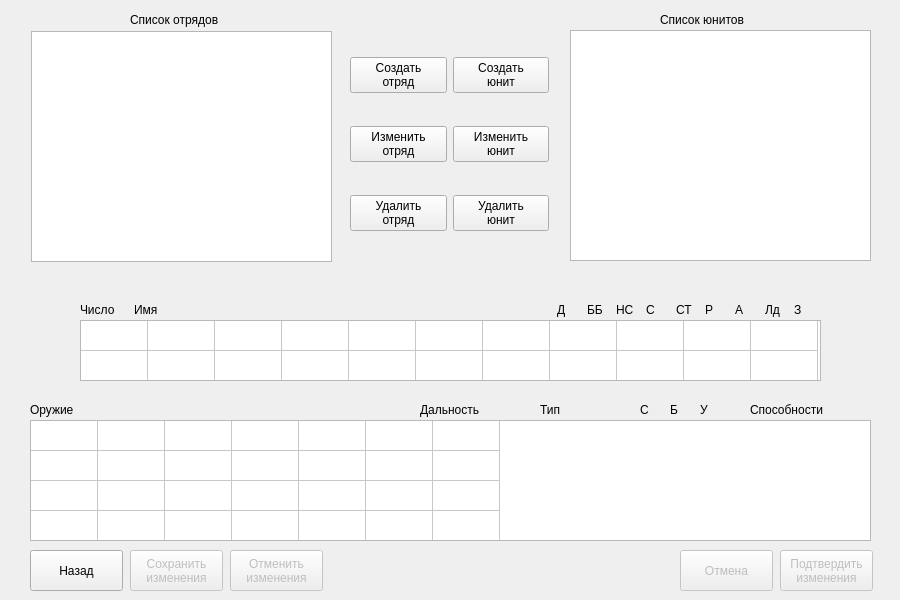
<?xml version="1.0" encoding="UTF-8"?>
<ui version="4.0">
 <class>ChoiceSquad</class>
 <widget class="QWidget" name="ChoiceSquad">
  <property name="geometry">
   <rect>
    <x>0</x>
    <y>0</y>
    <width>900</width>
    <height>600</height>
   </rect>
  </property>
  <property name="windowTitle">
   <string>Настройка отрядов</string>
  </property>
  <widget class="QLabel" name="label_5">
   <property name="geometry">
    <rect>
     <x>130</x>
     <y>10</y>
     <width>121</width>
     <height>20</height>
    </rect>
   </property>
   <property name="text">
    <string>&lt;html&gt;&lt;head/&gt;&lt;body&gt;&lt;p&gt;&lt;span style=&quot; font-size:9pt;&quot;&gt;Список отрядов&lt;/span&gt;&lt;/p&gt;&lt;/body&gt;&lt;/html&gt;</string>
   </property>
  </widget>
  <widget class="QTableWidget" name="tableWeapon">
   <property name="enabled">
    <bool>true</bool>
   </property>
   <property name="geometry">
    <rect>
     <x>30</x>
     <y>420</y>
     <width>841</width>
     <height>121</height>
    </rect>
   </property>
   <property name="verticalScrollBarPolicy">
    <enum>Qt::ScrollBarAlwaysOff</enum>
   </property>
   <property name="showGrid">
    <bool>true</bool>
   </property>
   <property name="gridStyle">
    <enum>Qt::SolidLine</enum>
   </property>
   <property name="wordWrap">
    <bool>true</bool>
   </property>
   <property name="rowCount">
    <number>4</number>
   </property>
   <property name="columnCount">
    <number>7</number>
   </property>
   <attribute name="horizontalHeaderVisible">
    <bool>false</bool>
   </attribute>
   <attribute name="horizontalHeaderCascadingSectionResizes">
    <bool>false</bool>
   </attribute>
   <attribute name="horizontalHeaderMinimumSectionSize">
    <number>30</number>
   </attribute>
   <attribute name="horizontalHeaderDefaultSectionSize">
    <number>67</number>
   </attribute>
   <attribute name="horizontalHeaderHighlightSections">
    <bool>false</bool>
   </attribute>
   <attribute name="verticalHeaderVisible">
    <bool>false</bool>
   </attribute>
   <attribute name="verticalHeaderCascadingSectionResizes">
    <bool>false</bool>
   </attribute>
   <attribute name="verticalHeaderMinimumSectionSize">
    <number>15</number>
   </attribute>
   <attribute name="verticalHeaderDefaultSectionSize">
    <number>30</number>
   </attribute>
   <row/>
   <row/>
   <row/>
   <row/>
   <column/>
   <column/>
   <column/>
   <column/>
   <column/>
   <column/>
   <column/>
  </widget>
  <widget class="QTableWidget" name="tableUnit">
   <property name="enabled">
    <bool>true</bool>
   </property>
   <property name="geometry">
    <rect>
     <x>80</x>
     <y>320</y>
     <width>741</width>
     <height>61</height>
    </rect>
   </property>
   <property name="verticalScrollBarPolicy">
    <enum>Qt::ScrollBarAlwaysOff</enum>
   </property>
   <property name="showGrid">
    <bool>true</bool>
   </property>
   <property name="gridStyle">
    <enum>Qt::SolidLine</enum>
   </property>
   <property name="wordWrap">
    <bool>true</bool>
   </property>
   <property name="rowCount">
    <number>2</number>
   </property>
   <property name="columnCount">
    <number>11</number>
   </property>
   <attribute name="horizontalHeaderVisible">
    <bool>false</bool>
   </attribute>
   <attribute name="horizontalHeaderCascadingSectionResizes">
    <bool>false</bool>
   </attribute>
   <attribute name="horizontalHeaderMinimumSectionSize">
    <number>30</number>
   </attribute>
   <attribute name="horizontalHeaderDefaultSectionSize">
    <number>67</number>
   </attribute>
   <attribute name="horizontalHeaderHighlightSections">
    <bool>false</bool>
   </attribute>
   <attribute name="verticalHeaderVisible">
    <bool>false</bool>
   </attribute>
   <attribute name="verticalHeaderCascadingSectionResizes">
    <bool>false</bool>
   </attribute>
   <attribute name="verticalHeaderMinimumSectionSize">
    <number>15</number>
   </attribute>
   <attribute name="verticalHeaderDefaultSectionSize">
    <number>30</number>
   </attribute>
   <row/>
   <row/>
   <column/>
   <column/>
   <column/>
   <column/>
   <column/>
   <column/>
   <column/>
   <column/>
   <column/>
   <column/>
   <column/>
  </widget>
  <widget class="QLabel" name="label_32">
   <property name="geometry">
    <rect>
     <x>640</x>
     <y>400</y>
     <width>16</width>
     <height>20</height>
    </rect>
   </property>
   <property name="text">
    <string>&lt;html&gt;&lt;head/&gt;&lt;body&gt;&lt;p&gt;&lt;span style=&quot; font-size:9pt;&quot;&gt;С&lt;/span&gt;&lt;/p&gt;&lt;/body&gt;&lt;/html&gt;</string>
   </property>
  </widget>
  <widget class="QLabel" name="label_2">
   <property name="geometry">
    <rect>
     <x>420</x>
     <y>400</y>
     <width>73</width>
     <height>20</height>
    </rect>
   </property>
   <property name="text">
    <string>&lt;html&gt;&lt;head/&gt;&lt;body&gt;&lt;p&gt;&lt;span style=&quot; font-size:9pt;&quot;&gt;Дальность&lt;/span&gt;&lt;/p&gt;&lt;/body&gt;&lt;/html&gt;</string>
   </property>
  </widget>
  <widget class="QLabel" name="label_3">
   <property name="geometry">
    <rect>
     <x>540</x>
     <y>400</y>
     <width>31</width>
     <height>20</height>
    </rect>
   </property>
   <property name="text">
    <string>&lt;html&gt;&lt;head/&gt;&lt;body&gt;&lt;p&gt;&lt;span style=&quot; font-size:9pt;&quot;&gt;      Тип&lt;/span&gt;&lt;/p&gt;&lt;/body&gt;&lt;/html&gt;</string>
   </property>
  </widget>
  <widget class="QLabel" name="label_21">
   <property name="geometry">
    <rect>
     <x>670</x>
     <y>400</y>
     <width>16</width>
     <height>20</height>
    </rect>
   </property>
   <property name="text">
    <string>&lt;html&gt;&lt;head/&gt;&lt;body&gt;&lt;p&gt;&lt;span style=&quot; font-size:9pt;&quot;&gt;Б&lt;/span&gt;&lt;/p&gt;&lt;/body&gt;&lt;/html&gt;</string>
   </property>
  </widget>
  <widget class="QLabel" name="label_4">
   <property name="geometry">
    <rect>
     <x>750</x>
     <y>400</y>
     <width>91</width>
     <height>20</height>
    </rect>
   </property>
   <property name="text">
    <string>&lt;html&gt;&lt;head/&gt;&lt;body&gt;&lt;p&gt;&lt;span style=&quot; font-size:9pt;&quot;&gt;Способности&lt;/span&gt;&lt;/p&gt;&lt;/body&gt;&lt;/html&gt;</string>
   </property>
  </widget>
  <widget class="QLabel" name="label_6">
   <property name="geometry">
    <rect>
     <x>660</x>
     <y>10</y>
     <width>121</width>
     <height>21</height>
    </rect>
   </property>
   <property name="text">
    <string>&lt;html&gt;&lt;head/&gt;&lt;body&gt;&lt;p&gt;&lt;span style=&quot; font-size:9pt;&quot;&gt;Список юнитов&lt;/span&gt;&lt;/p&gt;&lt;/body&gt;&lt;/html&gt;</string>
   </property>
  </widget>
  <widget class="QListWidget" name="listUnits">
   <property name="geometry">
    <rect>
     <x>570</x>
     <y>30</y>
     <width>301</width>
     <height>231</height>
    </rect>
   </property>
  </widget>
  <widget class="QLabel" name="label_22">
   <property name="geometry">
    <rect>
     <x>700</x>
     <y>400</y>
     <width>16</width>
     <height>20</height>
    </rect>
   </property>
   <property name="text">
    <string>&lt;html&gt;&lt;head/&gt;&lt;body&gt;&lt;p&gt;&lt;span style=&quot; font-size:9pt;&quot;&gt;У&lt;/span&gt;&lt;/p&gt;&lt;/body&gt;&lt;/html&gt;</string>
   </property>
  </widget>
  <widget class="QWidget" name="horizontalLayoutWidget_3">
   <property name="geometry">
    <rect>
     <x>557</x>
     <y>300</y>
     <width>261</width>
     <height>21</height>
    </rect>
   </property>
   <layout class="QHBoxLayout" name="horizontalLayout_5">
    <item>
     <widget class="QLabel" name="label_23">
      <property name="text">
       <string>&lt;html&gt;&lt;head/&gt;&lt;body&gt;&lt;p&gt;&lt;span style=&quot; font-size:9pt;&quot;&gt;   Д&lt;/span&gt;&lt;/p&gt;&lt;/body&gt;&lt;/html&gt;</string>
      </property>
     </widget>
    </item>
    <item>
     <widget class="QLabel" name="label_24">
      <property name="text">
       <string>&lt;html&gt;&lt;head/&gt;&lt;body&gt;&lt;p&gt;&lt;span style=&quot; font-size:9pt;&quot;&gt; ББ&lt;/span&gt;&lt;/p&gt;&lt;/body&gt;&lt;/html&gt;</string>
      </property>
     </widget>
    </item>
    <item>
     <widget class="QLabel" name="label_25">
      <property name="text">
       <string>&lt;html&gt;&lt;head/&gt;&lt;body&gt;&lt;p&gt;&lt;span style=&quot; font-size:9pt;&quot;&gt; НС&lt;/span&gt;&lt;/p&gt;&lt;/body&gt;&lt;/html&gt;</string>
      </property>
     </widget>
    </item>
    <item>
     <widget class="QLabel" name="label_26">
      <property name="text">
       <string>&lt;html&gt;&lt;head/&gt;&lt;body&gt;&lt;p&gt;&lt;span style=&quot; font-size:9pt;&quot;&gt;  С&lt;/span&gt;&lt;/p&gt;&lt;/body&gt;&lt;/html&gt;</string>
      </property>
     </widget>
    </item>
    <item>
     <widget class="QLabel" name="label_27">
      <property name="text">
       <string>&lt;html&gt;&lt;head/&gt;&lt;body&gt;&lt;p&gt;&lt;span style=&quot; font-size:9pt;&quot;&gt; СТ&lt;/span&gt;&lt;/p&gt;&lt;/body&gt;&lt;/html&gt;</string>
      </property>
     </widget>
    </item>
    <item>
     <widget class="QLabel" name="label_28">
      <property name="text">
       <string>&lt;html&gt;&lt;head/&gt;&lt;body&gt;&lt;p&gt;&lt;span style=&quot; font-size:9pt;&quot;&gt;  Р&lt;/span&gt;&lt;/p&gt;&lt;/body&gt;&lt;/html&gt;</string>
      </property>
     </widget>
    </item>
    <item>
     <widget class="QLabel" name="label_29">
      <property name="text">
       <string>&lt;html&gt;&lt;head/&gt;&lt;body&gt;&lt;p&gt;&lt;span style=&quot; font-size:9pt;&quot;&gt;  А&lt;/span&gt;&lt;/p&gt;&lt;/body&gt;&lt;/html&gt;</string>
      </property>
     </widget>
    </item>
    <item>
     <widget class="QLabel" name="label_30">
      <property name="text">
       <string>&lt;html&gt;&lt;head/&gt;&lt;body&gt;&lt;p&gt;&lt;span style=&quot; font-size:9pt;&quot;&gt; Лд&lt;/span&gt;&lt;/p&gt;&lt;/body&gt;&lt;/html&gt;</string>
      </property>
     </widget>
    </item>
    <item>
     <widget class="QLabel" name="label_31">
      <property name="text">
       <string>&lt;html&gt;&lt;head/&gt;&lt;body&gt;&lt;p&gt;&lt;span style=&quot; font-size:9pt;&quot;&gt; З&lt;/span&gt;&lt;/p&gt;&lt;/body&gt;&lt;/html&gt;</string>
      </property>
     </widget>
    </item>
   </layout>
  </widget>
  <widget class="QLabel" name="label">
   <property name="geometry">
    <rect>
     <x>30</x>
     <y>400</y>
     <width>71</width>
     <height>20</height>
    </rect>
   </property>
   <property name="text">
    <string>&lt;html&gt;&lt;head/&gt;&lt;body&gt;&lt;p&gt;&lt;span style=&quot; font-size:9pt;&quot;&gt;Оружие&lt;/span&gt;&lt;/p&gt;&lt;/body&gt;&lt;/html&gt;</string>
   </property>
  </widget>
  <widget class="QWidget" name="horizontalLayoutWidget_2">
   <property name="geometry">
    <rect>
     <x>80</x>
     <y>300</y>
     <width>101</width>
     <height>21</height>
    </rect>
   </property>
   <layout class="QHBoxLayout" name="horizontalLayout_4">
    <item>
     <widget class="QLabel" name="label_9">
      <property name="text">
       <string>&lt;html&gt;&lt;head/&gt;&lt;body&gt;&lt;p&gt;&lt;span style=&quot; font-size:9pt;&quot;&gt; Число&lt;/span&gt;&lt;/p&gt;&lt;/body&gt;&lt;/html&gt;</string>
      </property>
     </widget>
    </item>
    <item>
     <widget class="QLabel" name="label_20">
      <property name="text">
       <string>&lt;html&gt;&lt;head/&gt;&lt;body&gt;&lt;p&gt;&lt;span style=&quot; font-size:9pt;&quot;&gt;Имя&lt;/span&gt;&lt;/p&gt;&lt;/body&gt;&lt;/html&gt;</string>
      </property>
     </widget>
    </item>
   </layout>
  </widget>
  <widget class="QListWidget" name="listSquads">
   <property name="geometry">
    <rect>
     <x>31</x>
     <y>31</y>
     <width>301</width>
     <height>231</height>
    </rect>
   </property>
  </widget>
  <widget class="QWidget" name="horizontalLayoutWidget">
   <property name="geometry">
    <rect>
     <x>350</x>
     <y>30</y>
     <width>199</width>
     <height>231</height>
    </rect>
   </property>
   <layout class="QHBoxLayout" name="horizontalLayout">
    <item>
     <layout class="QVBoxLayout" name="verticalLayout_3">
      <item>
       <widget class="QPushButton" name="newSquadButton">
        <property name="text">
         <string>Создать
отряд</string>
        </property>
       </widget>
      </item>
      <item>
       <widget class="QPushButton" name="changeSquadButton">
        <property name="text">
         <string>Изменить
отряд</string>
        </property>
       </widget>
      </item>
      <item>
       <widget class="QPushButton" name="deleteSquadButton">
        <property name="text">
         <string>Удалить
отряд</string>
        </property>
       </widget>
      </item>
     </layout>
    </item>
    <item>
     <layout class="QVBoxLayout" name="verticalLayout_4">
      <item>
       <widget class="QPushButton" name="newUnitButton">
        <property name="text">
         <string>Создать
юнит</string>
        </property>
       </widget>
      </item>
      <item>
       <widget class="QPushButton" name="changeUnitButton">
        <property name="text">
         <string>Изменить
юнит</string>
        </property>
       </widget>
      </item>
      <item>
       <widget class="QPushButton" name="deleteUnitButton">
        <property name="text">
         <string>Удалить
юнит</string>
        </property>
       </widget>
      </item>
     </layout>
    </item>
   </layout>
  </widget>
  <widget class="QLabel" name="text_bar">
   <property name="geometry">
    <rect>
     <x>360</x>
     <y>270</y>
     <width>191</width>
     <height>51</height>
    </rect>
   </property>
   <property name="text">
    <string>&lt;html&gt;&lt;head/&gt;&lt;body&gt;&lt;p align=&quot;center&quot;&gt;&lt;br/&gt;&lt;/p&gt;&lt;/body&gt;&lt;/html&gt;</string>
   </property>
   <property name="alignment">
    <set>Qt::AlignLeading|Qt::AlignLeft|Qt::AlignVCenter</set>
   </property>
  </widget>
  <widget class="QPushButton" name="add_unit_button">
   <property name="enabled">
    <bool>false</bool>
   </property>
   <property name="geometry">
    <rect>
     <x>780</x>
     <y>550</y>
     <width>93</width>
     <height>41</height>
    </rect>
   </property>
   <property name="text">
    <string>Подтвердить
изменения</string>
   </property>
  </widget>
  <widget class="QPushButton" name="cancel_button">
   <property name="enabled">
    <bool>false</bool>
   </property>
   <property name="geometry">
    <rect>
     <x>680</x>
     <y>550</y>
     <width>93</width>
     <height>41</height>
    </rect>
   </property>
   <property name="text">
    <string>Отмена</string>
   </property>
  </widget>
  <widget class="QPushButton" name="cancel_change_Button">
   <property name="enabled">
    <bool>false</bool>
   </property>
   <property name="geometry">
    <rect>
     <x>230</x>
     <y>550</y>
     <width>93</width>
     <height>41</height>
    </rect>
   </property>
   <property name="text">
    <string>Отменить
изменения</string>
   </property>
  </widget>
  <widget class="QPushButton" name="save_change_Button">
   <property name="enabled">
    <bool>false</bool>
   </property>
   <property name="geometry">
    <rect>
     <x>130</x>
     <y>550</y>
     <width>93</width>
     <height>41</height>
    </rect>
   </property>
   <property name="text">
    <string>Сохранить
изменения</string>
   </property>
  </widget>
  <widget class="QPushButton" name="Back_to_menu_button">
   <property name="geometry">
    <rect>
     <x>30</x>
     <y>550</y>
     <width>93</width>
     <height>41</height>
    </rect>
   </property>
   <property name="text">
    <string>Назад</string>
   </property>
  </widget>
 </widget>
 <resources/>
 <connections/>
</ui>
